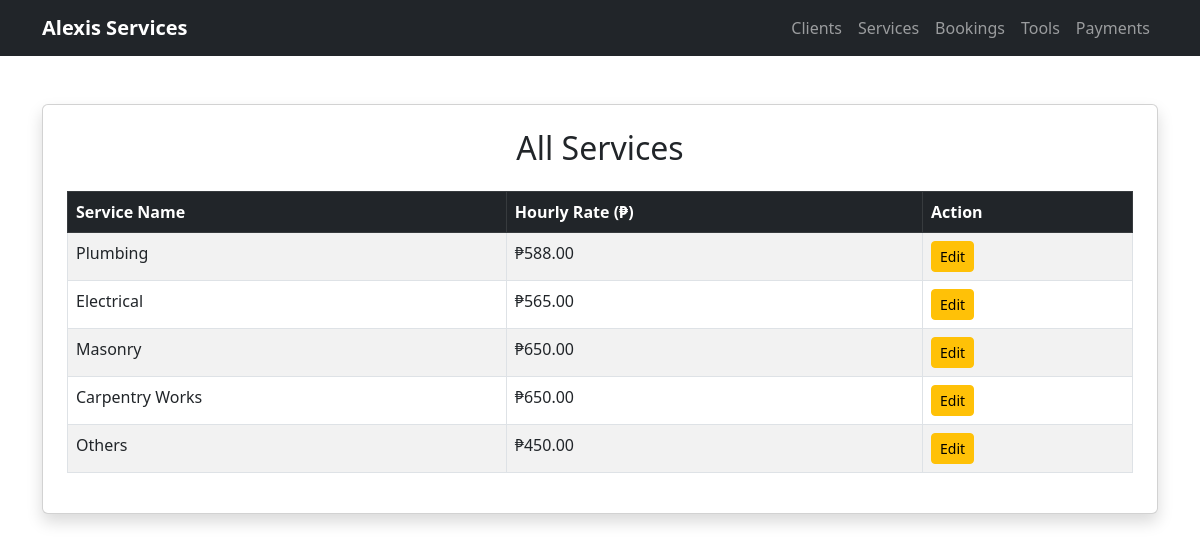
The page /pages/displayServices.php on the database its author committed.
### tables this page shows
CREATE TABLE `services` (
  `id` int(11) NOT NULL,
  `serviceName` varchar(255) NOT NULL,
  `hourlyRate` double NOT NULL
);

### functions/DbConnection.php (called while the page is built, shortened)
<?php
class DbConnection
{
    private $host = 'localhost';
    private $username = 'root';
    private $password = '';
    private $database = 'alexis';
    protected $connection;
    public function __construct()
    {
        if (!isset($this->connection)) {
            $this->connection = new mysqli($this->host, $this->username, $this->password, $this->database);
        }
        return $this->connection;
    }
}

### objects/viewServices.php (called while the page is built, shortened)
<?php
include_once("../functions/functions.php");
$display = new Crud();
$result = $display->viewServices();
if ($result->num_rows > 0) {
    $services = mysqli_fetch_all($result, MYSQLI_ASSOC);
}

### functions/functions.php (called while the page is built, shortened)
<?php
include_once('Dbconnection.php');
class Crud extends DbConnection
{
    public function viewServices()
    {
        $sql = mysqli_query($this->connection, "SELECT * from services order by id");
        return $sql;
    }
}

### pages/displayServices.php (the view, shortened to what this page needs)
<?php
include_once('../objects/viewServices.php');
?>
<!DOCTYPE html>
<html lang="en">
<head>
    <link rel="stylesheet" href="https://cdn.jsdelivr.net/npm/bootstrap@5.3.0/dist/css/bootstrap.min.css">
</head>
<body>
    <?php include '../nav.php'; ?>
    <div class="container mt-5">
        <div class="card shadow p-4">
            <h2 class="text-center mb-4">All Services</h2>
            <table class="table table-striped table-bordered">
                <thead class="table-dark">
                    <tr>
                        <th>Service Name</th>
                        <th>Hourly Rate (₱)</th>
                        <th>Action</th>
                    </tr>
                </thead>
                <tbody>
                    <?php foreach ($services as $service) { ?>
                        <tr>
                            <td><?php echo htmlspecialchars($service['serviceName']); ?></td>
                            <td>₱<?php echo number_format($service['hourlyRate'], 2); ?></td>
                            <td>
                                <a href="editService.php?id=<?php echo $service['id']; ?>" class="btn btn-warning btn-sm">Edit</a>
                            </td>
                        </tr>
                    <?php } ?>
                </tbody>
            </table>
        </div>
    </div>
</body>
</html>

### rows shown on the page
services: serviceName "Plumbing", hourlyRate "588.00"
services: serviceName "Electrical", hourlyRate "565.00"
services: serviceName "Masonry", hourlyRate "650.00"
services: serviceName "Carpentry Works", hourlyRate "650.00"
services: serviceName "Others", hourlyRate "450.00"
